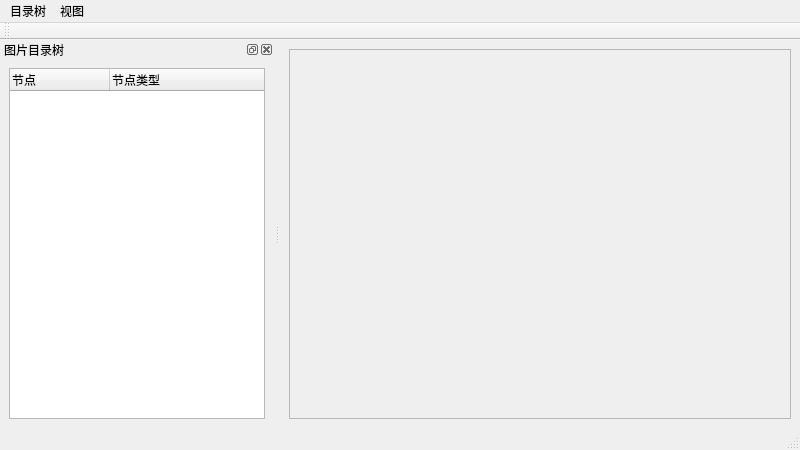
<?xml version="1.0" encoding="UTF-8"?>
<ui version="4.0">
 <class>MainWindow</class>
 <widget class="QMainWindow" name="MainWindow">
  <property name="geometry">
   <rect>
    <x>0</x>
    <y>0</y>
    <width>800</width>
    <height>450</height>
   </rect>
  </property>
  <property name="windowTitle">
   <string>QTreeWidget的使用</string>
  </property>
  <widget class="QWidget" name="centralwidget">
   <layout class="QHBoxLayout" name="horizontalLayout_3">
    <item>
     <widget class="QScrollArea" name="scrollArea">
      <property name="widgetResizable">
       <bool>true</bool>
      </property>
      <widget class="QWidget" name="scrollAreaWidgetContents">
       <property name="geometry">
        <rect>
         <x>0</x>
         <y>0</y>
         <width>505</width>
         <height>378</height>
        </rect>
       </property>
       <layout class="QHBoxLayout" name="horizontalLayout_2">
        <item>
         <widget class="QLabel" name="LabPicture">
          <property name="text">
           <string/>
          </property>
         </widget>
        </item>
       </layout>
      </widget>
     </widget>
    </item>
   </layout>
  </widget>
  <widget class="QMenuBar" name="menubar">
   <property name="geometry">
    <rect>
     <x>0</x>
     <y>0</y>
     <width>800</width>
     <height>22</height>
    </rect>
   </property>
   <widget class="QMenu" name="menu">
    <property name="title">
     <string>目录树</string>
    </property>
   </widget>
   <widget class="QMenu" name="menu_2">
    <property name="title">
     <string>视图</string>
    </property>
   </widget>
   <addaction name="menu"/>
   <addaction name="menu_2"/>
  </widget>
  <widget class="QStatusBar" name="statusbar"/>
  <widget class="QToolBar" name="toolBar">
   <property name="windowTitle">
    <string>toolBar</string>
   </property>
   <attribute name="toolBarArea">
    <enum>TopToolBarArea</enum>
   </attribute>
   <attribute name="toolBarBreak">
    <bool>false</bool>
   </attribute>
  </widget>
  <widget class="QDockWidget" name="dockWidget">
   <property name="allowedAreas">
    <set>Qt::LeftDockWidgetArea|Qt::RightDockWidgetArea</set>
   </property>
   <property name="windowTitle">
    <string>图片目录树</string>
   </property>
   <attribute name="dockWidgetArea">
    <number>1</number>
   </attribute>
   <widget class="QWidget" name="dockWidgetContents_3">
    <layout class="QHBoxLayout" name="horizontalLayout">
     <item>
      <widget class="QTreeWidget" name="treeWidget">
       <column>
        <property name="text">
         <string>节点</string>
        </property>
       </column>
       <column>
        <property name="text">
         <string>节点类型</string>
        </property>
       </column>
      </widget>
     </item>
    </layout>
   </widget>
  </widget>
  <action name="actAddFolder">
   <property name="icon">
    <iconset>
     <normaloff>images/icons/file.ico</normaloff>images/icons/file.ico</iconset>
   </property>
   <property name="text">
    <string>添加目录</string>
   </property>
   <property name="toolTip">
    <string>添加目录</string>
   </property>
   <property name="shortcut">
    <string>Ctrl+F</string>
   </property>
  </action>
  <action name="actAddFiles">
   <property name="text">
    <string>添加文件</string>
   </property>
   <property name="toolTip">
    <string>添加文件</string>
   </property>
   <property name="shortcut">
    <string>Ctrl+N</string>
   </property>
  </action>
  <action name="actZoomIn">
   <property name="text">
    <string>放大</string>
   </property>
   <property name="toolTip">
    <string>放大</string>
   </property>
   <property name="shortcut">
    <string>Ctrl+I</string>
   </property>
  </action>
  <action name="actZoomOut">
   <property name="text">
    <string>缩小</string>
   </property>
   <property name="toolTip">
    <string>缩小</string>
   </property>
   <property name="shortcut">
    <string>Ctrl+O</string>
   </property>
  </action>
  <action name="actZoomActualSize">
   <property name="text">
    <string>实际大小</string>
   </property>
   <property name="toolTip">
    <string>实际大小</string>
   </property>
  </action>
  <action name="actZoomFitW">
   <property name="text">
    <string>适合宽度</string>
   </property>
   <property name="toolTip">
    <string>适合宽度</string>
   </property>
   <property name="shortcut">
    <string>Ctrl+W</string>
   </property>
  </action>
  <action name="actZoomFitH">
   <property name="text">
    <string>适合高度</string>
   </property>
   <property name="toolTip">
    <string>适合高度</string>
   </property>
   <property name="shortcut">
    <string>Ctrl+H</string>
   </property>
  </action>
  <action name="actDelItem">
   <property name="text">
    <string>删除节点</string>
   </property>
   <property name="toolTip">
    <string>删除节点</string>
   </property>
  </action>
  <action name="actQuit">
   <property name="text">
    <string>退出</string>
   </property>
   <property name="toolTip">
    <string>退出</string>
   </property>
  </action>
  <action name="actScanItems">
   <property name="text">
    <string>遍历节点</string>
   </property>
   <property name="toolTip">
    <string>遍历节点</string>
   </property>
  </action>
  <action name="actDockVisible">
   <property name="checkable">
    <bool>true</bool>
   </property>
   <property name="text">
    <string>窗体可见</string>
   </property>
   <property name="toolTip">
    <string>窗体可见</string>
   </property>
  </action>
  <action name="actDockFloat">
   <property name="checkable">
    <bool>true</bool>
   </property>
   <property name="text">
    <string>窗体浮动</string>
   </property>
   <property name="toolTip">
    <string>窗体浮动</string>
   </property>
  </action>
 </widget>
 <resources/>
 <connections/>
</ui>
